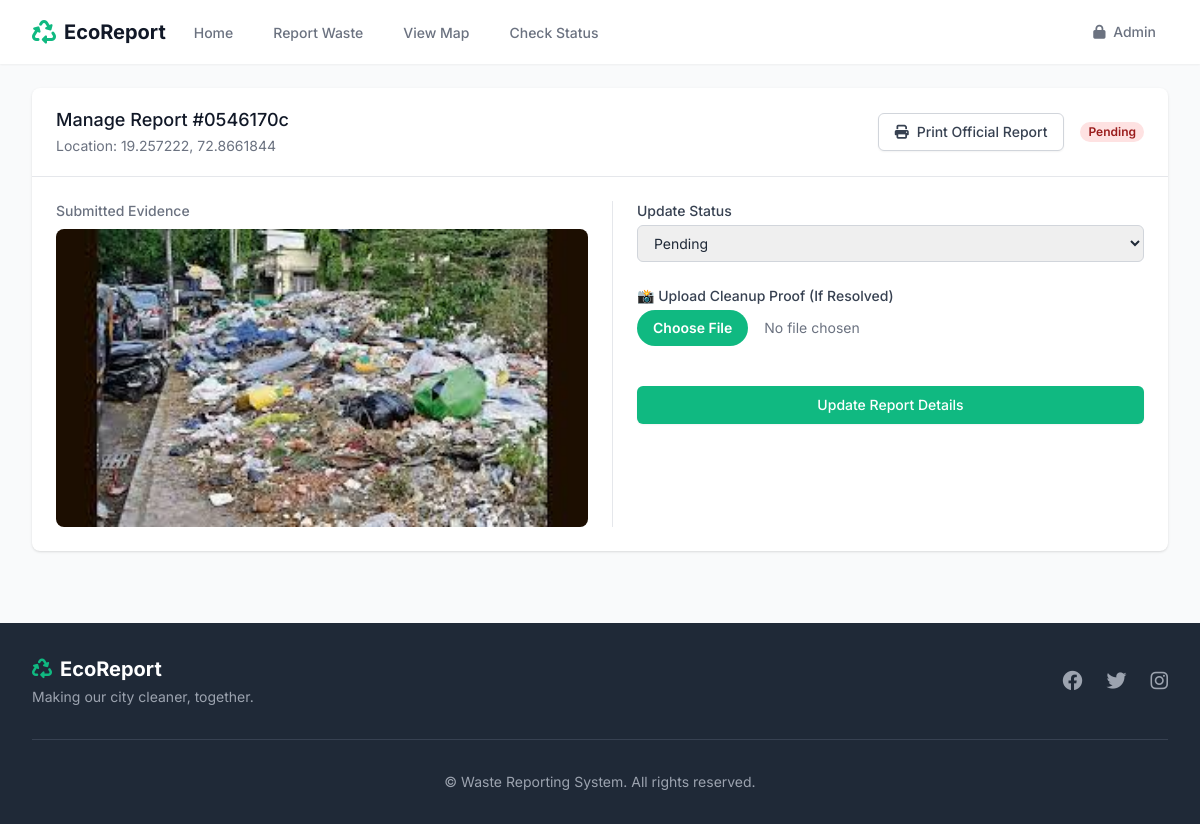
/admin/report/0546170c (signed in), run on the app's committed database.
### tables this page shows
CREATE TABLE reports (
            id TEXT PRIMARY KEY,
            description TEXT,
            location_name TEXT, 
            severity TEXT,
            latitude REAL,
            longitude REAL,
            image_path TEXT,
            status TEXT DEFAULT 'Pending',
            cleanup_image_path TEXT,
            created_at TIMESTAMP DEFAULT CURRENT_TIMESTAMP
        , ai_confidence INTEGER, updated_at TIMESTAMP);

### app.py (the view, shortened to what this page needs)
@app.route('/admin/report/<id>', methods=['GET', 'POST'])
def admin_report_detail(id):
    if 'admin' not in session: return redirect(url_for('admin_login'))
    conn = sqlite3.connect('database.db')
    conn.row_factory = sqlite3.Row
    c = conn.cursor()
    c.execute("SELECT * FROM reports WHERE id=?", (id,))
    report = c.fetchone()
    conn.close()
    return render_template('admin/report_detail.html', report=report)

### templates/admin/report_detail.html (shortened to what this page needs)
{% extends 'base.html' %}
{% block content %}
<div class="max-w-7xl mx-auto py-6 sm:px-6 lg:px-8">
    <div class="bg-white shadow overflow-hidden sm:rounded-lg">
        <div class="px-4 py-5 sm:px-6 flex justify-between items-center border-b border-gray-200">
            <div>
                <h3 class="text-lg leading-6 font-medium text-gray-900">
                    Manage Report #{{ report.id }}
                </h3>
                <p class="mt-1 max-w-2xl text-sm text-gray-500">
                    Location: {{ report.latitude }}, {{ report.longitude }}
                </p>
            </div>
            <div class="flex items-center gap-4">
                <button onclick="window.print()"
                    class="inline-flex items-center px-4 py-2 border border-gray-300 shadow-sm text-sm font-medium rounded-md text-gray-700 bg-white hover:bg-gray-50 focus:outline-none focus:ring-2 focus:ring-offset-2 focus:ring-primary">
                    <i class="fas fa-print mr-2"></i> Print Official Report
                </button>
                <span class="px-2 inline-flex text-xs leading-5 font-semibold rounded-full
                    {% if report.status == 'Resolved' %} bg-green-100 text-green-800
                    {% elif report.status == 'In Progress' %} bg-yellow-100 text-yellow-800
                    {% else %} bg-red-100 text-red-800 {% endif %}">
                    {{ report.status }}
                </span>
            </div>
        </div>
        <div class="grid grid-cols-1 md:grid-cols-2 gap-6 p-6">
            <div>
                <h4 class="text-sm font-medium text-gray-500 mb-2">Submitted Evidence</h4>
                <div class="aspect-w-4 aspect-h-3 bg-gray-200 rounded-lg overflow-hidden">
                    <img src="{{ url_for('static', filename='uploads/' + report.image_path) }}"
                        class="object-cover w-full h-full" alt="Waste photo">
                </div>
            </div>
            <div class="border-l pl-0 md:pl-6 border-transparent md:border-gray-200">
                <form method="POST" enctype="multipart/form-data" class="space-y-6">
                    <div>
                        <label class="block text-sm font-medium text-gray-700">Update Status</label>
                        <select name="status"
                            class="mt-1 block w-full pl-3 pr-10 py-2 text-base border-gray-300 focus:outline-none focus:ring-primary focus:border-primary sm:text-sm rounded-md border">
                            <option value="Pending" {% if report.status=='Pending' %}selected{% endif %}>Pending
                            </option>
                        </select>
                    </div>
                    <div>
                        <label class="block text-sm font-medium text-gray-700">📸 Upload Cleanup Proof (If
                            Resolved)</label>
                        <input type="file" name="cleanup_image"
                            class="mt-1 block w-full text-sm text-gray-500 file:mr-4 file:py-2 file:px-4 file:rounded-full file:border-0 file:text-sm file:font-semibold file:bg-primary file:text-white hover:file:bg-green-600">
                    </div>
                    <div class="pt-4">
                        <button type="submit"
                            class="w-full inline-flex justify-center py-2 px-4 border border-transparent shadow-sm text-sm font-medium rounded-md text-white bg-primary hover:bg-green-600 focus:outline-none focus:ring-2 focus:ring-offset-2 focus:ring-primary">
                            Update Report Details
                        </button>
                    </div>
                </form>
            </div>
        </div>
    </div>
</div>
{% endblock %}

### templates/base.html (style rules this page uses)
body { font-family: 'Inter', sans-serif; background-color: #F9FAFB; }

### data on the page
reports: id "0546170c", latitude "19.257222", longitude "72.8661844", status "Pending", image_path (picture)
